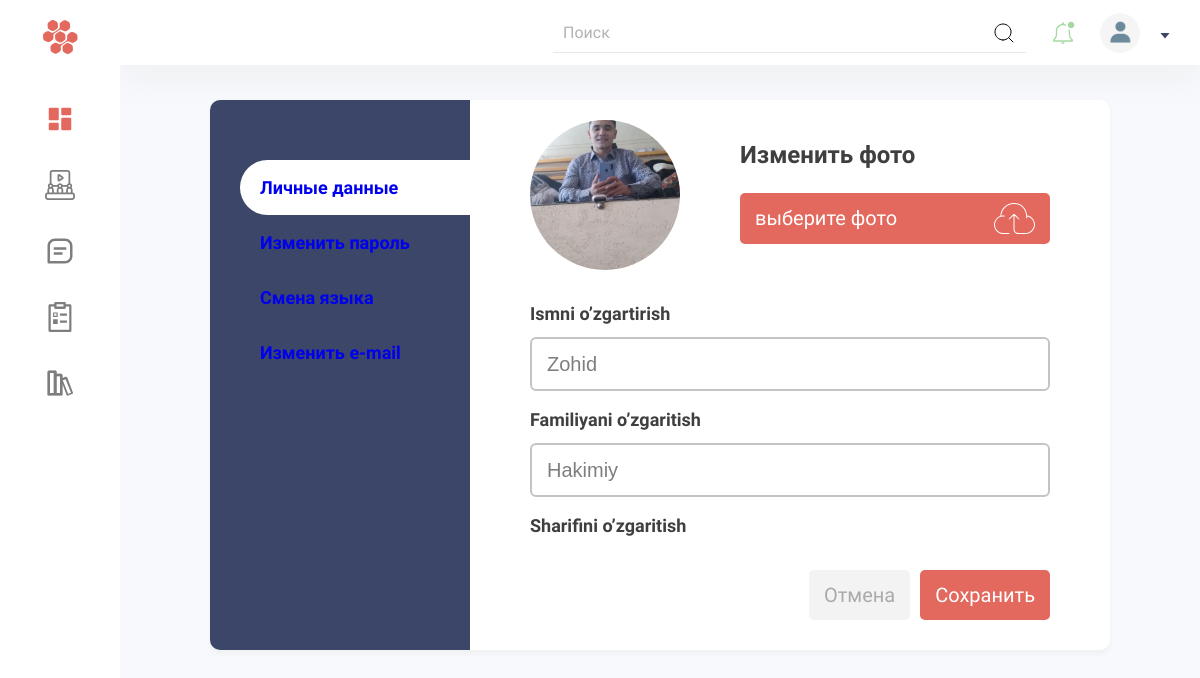
The page /profile/ (signed in) on the database its author committed.
### profile_app/models.py (models this page shows, shortened)
class UserInfo(models.Model):
    class Meta:
        verbose_name = 'Users information'
        verbose_name_plural = 'Users informations'
    user= models.ForeignKey(User, on_delete=models.CASCADE, blank=True, null=True)
    ism = models.CharField(max_length=30, null=True)
    familya = models.CharField(max_length=35, null=True)
    sharif = models.CharField(max_length=35, null=True)
    image = models.ImageField(upload_to = 'static/images/profile_img', validators=[validate_file_size])

### profile_app/views.py (the view, shortened to what this page needs)
# urls.py: path('', views.profile_user_info, name='profile_user_info'),
def profile_user_info(request):
    user = request.user
    print('User: ', user)
    print('Type user_id: ', type(user.id))
    try:
        user_info = models.UserInfo.objects.get(user=user)
        if user_info:
            form = forms.UserInfoForm(instance=user_info)
        else:
            form = forms.UserInfoForm()
    except:
        form = forms.UserInfoForm()
        user_info = models.UserInfo()
    context = {
        'user_info': user_info,
        'form': form,
    }
    return render(request, 'dashboard_templates/profile/change_user_info.html', context)

### profile_app/forms.py
class UserInfoForm(forms.ModelForm):
    class Meta:
        model = models.UserInfo
        fields = ['ism', 'familya', 'sharif', 'image' ]

### templates/dashboard_templates/profile/change_user_info.html (shortened to what this page needs)
{% load static %}
<!DOCTYPE html>
<html lang="en">
	{% include 'dashboard_templates/helper/dashboard_header.html' %}
	<body>
		<div class="page">
			{% include 'dashboard_templates/helper/dashboard_navbar.html' %}
				<div class="container">
					<div class="dash">
						<div class="dash__box">
							<div class="dash__nav">
                                <div class="dash__nav__box">
                                    <div class="dash__nav__item active" data-nav="personal">
                                        <a href="{% url 'profile_user_info' %}"> Личные данные </a>
                                    </div>
                                    <div class="dash__nav__item" data-nav="password">
                                        <a href="{% url 'change_password' %}"> Изменить пароль </a>
                                    </div>
                                    <div class="dash__nav__item" data-nav="language">
                                        <a href="{% url 'language_set' %}"> Смена языка </a>
                                    </div>
                                    <div class="dash__nav__item" data-nav="phone">
                                        <a href="{% url 'change_email' %}"> Изменить e-mail </a>
                                    </div>
                                </div>
                            </div>
							<div class="dash__main">
								<div class="dash__item dash__item--personal active">
									<form class="form" method='POST' enctype="multipart/form-data">
										<div class="dash__header">
											<div class="dash__photo">
												{% if user_info.image != none %}
													<image src = "{{ user_info.image.url }}">
												{% else %}
													<img src="{% static 'dashboard/assets/img/avatar-transparent.svg' %}" alt="" />
												{% endif %}
											</div>
											<div class="dash__header__content">
												<h1>Изменить фото</h1>
												<label for="dash__file">
													<span>выберите фото</span>
												</label>
											</div>
										</div>
									{% if user_info %}
									<div class="input__wrapper">
										<p class="input__label">Ismni o’zgartirish</p>
										<div class="input__box">
											<input
												class="input"
												type="text"
												placeholder="Ismingiz"
												value="{{ user_info.ism }}"
												required
												maxlength="20"
												name = 'ism'
											/>
										</div>
									</div>
									<div class="input__wrapper">
										<p class="input__label">Familiyani o’zgaritish</p>
										<div class="input__box">
											<input
												class="input"
												type="text"
												placeholder="Familiya"
												value="{{user_info.familya}}"
												required
												maxlength="20"
												name='familya'
											/>
										</div>
									</div>
									<div class="input__wrapper">
										<p class="input__label">Sharifini o’zgaritish</p>
										<div class="input__box">
										</div>
									</div>
									{% endif %}
										<div class="form__footer">
											<a class="btn btn--gray" href="{% url 'profile_user_info' %}">Отмена</a>
											<button class="btn" type='submit'>Сохранить</button>
										</div>
									</form>
								</div>

### static/dashboard/assets/css/style.css (style rules this page uses)
*, *::before, *::after { box-sizing: border-box; margin: 0; padding: 0; -webkit-tap-highlight-color: transparent; }
:root { --plyr-color-main: #e3685d; }
html { font-size: 62.5%; scroll-behavior: smooth; }
body { background-color: #f7f9fc; -webkit-font-smoothing: antialiased; font-family: 'K2D', sans-serif; font-size: 1.8rem; font-weight: 400; line-height: 1.5; color: #3f3f3f; min-height: 100vh; }
a { text-decoration: none; }
img { max-width: 100%; }
.container { width: 100%; padding: 0 30px; margin: 0 auto; max-width: 1366px; }
.dash { margin-bottom: 10px; }
.dash__box { width: 100%; max-width: 900px; display: flex; box-shadow: 0px 4px 4px 0px #dddddd40; border-radius: 10px; overflow: hidden; margin: 0 auto; height: 550px; max-height: calc(100vh - 130px); }
.dash__main { flex-grow: 1; background-color: #fff; border-top-right-radius: 10px; border-bottom-right-radius: 10px; overflow-y: auto; padding: 0 60px; transform: translateZ(0); }
.dash__item { display: none; flex-wrap: wrap; min-height: 550px; }
.dash__item.active { display: block; animation: fade 0.1s linear; }
.dash__nav { width: 260px; background-color: #3c4668; padding-top: 60px; padding-left: 30px; flex-shrink: 0; }
.dash__nav .dash__nav__item { border-top-left-radius: 30px; border-bottom-left-radius: 30px; height: 55px; display: flex; align-items: center; color: #fff; font-weight: 600; padding-left: 20px; cursor: pointer; }
.dash__nav .dash__nav__item.active { color: #3c4668; background-color: #fff; }
.dash__header { display: flex; align-items: center; padding: 20px 0; margin-bottom: 10px; }
.dash__photo { position: relative; width: 150px; height: 150px; overflow: hidden; border-radius: 50%; margin-right: 60px; flex-shrink: 0; }
.dash__photo img { position: absolute; top: 50%; left: 50%; transform: translate(-50%, -50%); display: block; width: 100%; height: 100%; object-fit: cover; }
.dash__header__content { flex-grow: 1; }
.dash__header__content h1 { font-size: 2.4rem; font-weight: 600; color: #3f3f3f; margin-bottom: 20px; }
.dash__header__content label { background-color: #e3685d; border-radius: 5px; color: #fff; display: flex; align-items: center; justify-content: space-between; cursor: pointer; padding: 5px 15px; font-size: 2rem; transition: all 0.1s linear; }
.dash__header__content svg { fill: #fff; width: 41px; height: 41px; }
.dash__nav__box { max-height: 0; transition: all 0.2s linear; }
.form { display: flex; flex-direction: column; width: 100%; }
.input__wrapper { margin-bottom: 15px; }
.input__label { color: #3f3f3f; font-size: 1.8rem; font-weight: 600; margin-bottom: 10px; }
.input__box { position: relative; }
.input { width: 100%; height: 54px; border: 2px solid #c4c4c4; border-radius: 6px; transition: 0.2s; color: #7e7e7e; font-size: 2rem; font-weight: 500; line-height: 1; padding-left: 15px; padding-right: 50px; }
.input::placeholder { color: #7e7e7e; }
.form__footer { width: 100%; padding: 30px 0; display: flex; align-items: center; justify-content: flex-end; margin-top: auto; position: sticky; bottom: 0; background-color: #fff; }
.form__footer .btn:first-child { margin-right: 10px; }
.btn { font-size: 2rem; background-color: #e3685d; color: #fff; text-align: center; transition: all 0.2s linear; cursor: pointer; font-family: 'K2D', sans-serif; padding: 10px 15px; border: 0; display: inline-block; border-radius: 5px; line-height: 1.5; }
.btn--gray { background-color: #f3f3f3; color: #aaaaaa; }

### rows shown on the page
UserInfo: image (picture), ism "Zohid", familya "Hakimiy"
